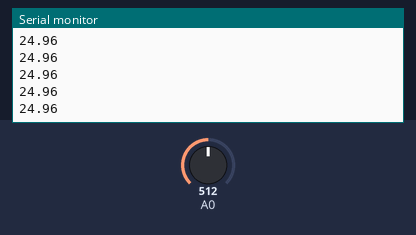
The sketch below on a simulated Arduino Uno, built with avr-gcc and run on an emulated ATmega328P. On the bench: the last lines printed to the serial monitor. Inputs (shaded band) come from the test bench; at power-on: A0 = 512.

Above: at 1.2 s.
1.3 s: A0 set to 716
At 2.4 s:
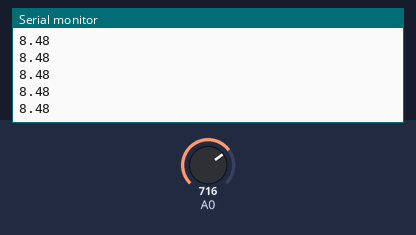
2.8 s: A0 set to 900
At 3.9 s:
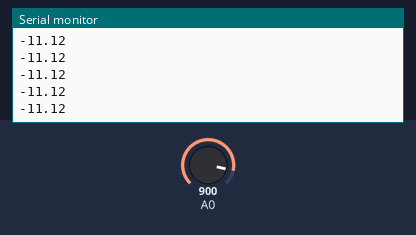
Timing chart, 0 to 5.8 s (numbered marks = the images above; inputs shaded):
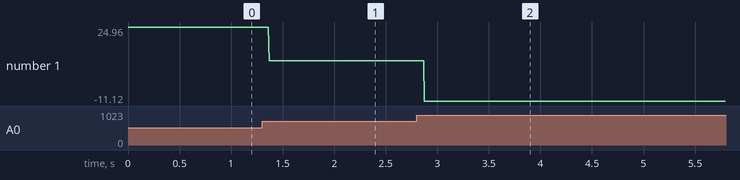

Measured:
- after the input at 1.3 s, the serial monitor: prints a new line after 0.07 s (image 1)
- after the input at 2.8 s, the serial monitor: prints a new line after 0.07 s (image 2)
- plotted number 1: 24.96 → 8.48 after the input at 1.3 s, 8.48 → -11.12 after the input at 2.8 s

The sketch:

sketch_may13b.ino
```cpp
#include <math.h>

#define TERMIST_B 4300
#define VIN 5.0


void setup() {


  Serial.begin(9600);


}

void loop() {


  float voltage = analogRead(A0) * VIN / 1023.0;
  float r1 = voltage / (VIN - voltage);


  float temperature = 1. / ( 1. / (TERMIST_B) * log(r1) + 1. / (25. + 273.) ) - 273;


  Serial.println(temperature);


}
```
